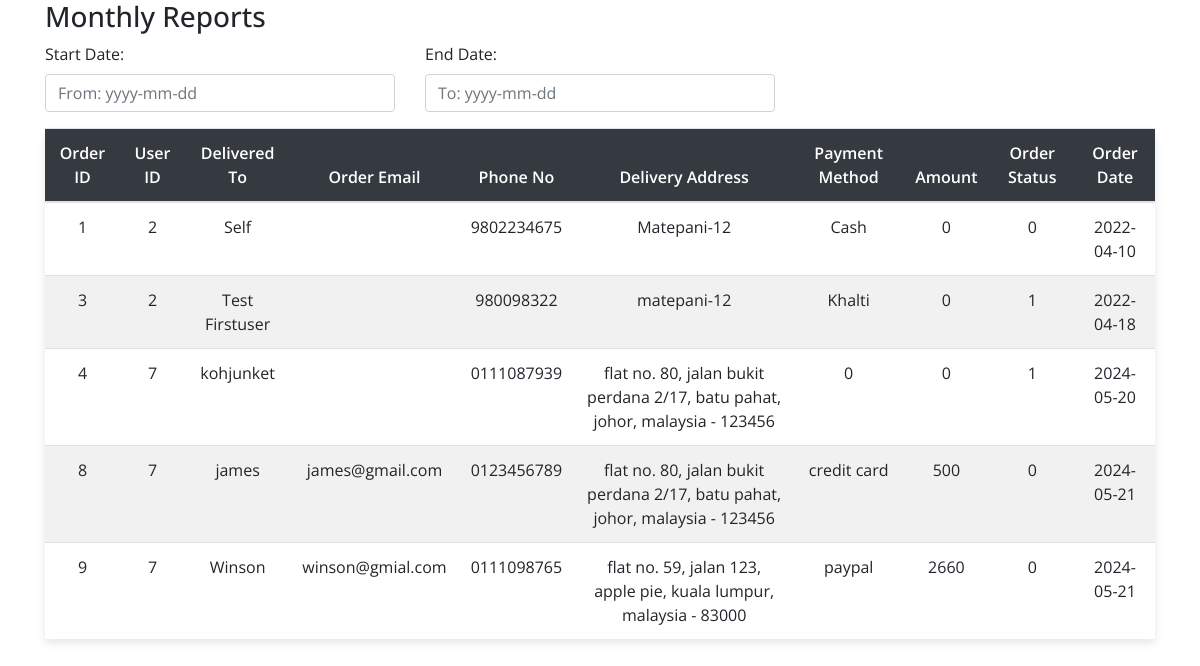
/adminView/viewReports.php, run on an earlier commit of the app's database.
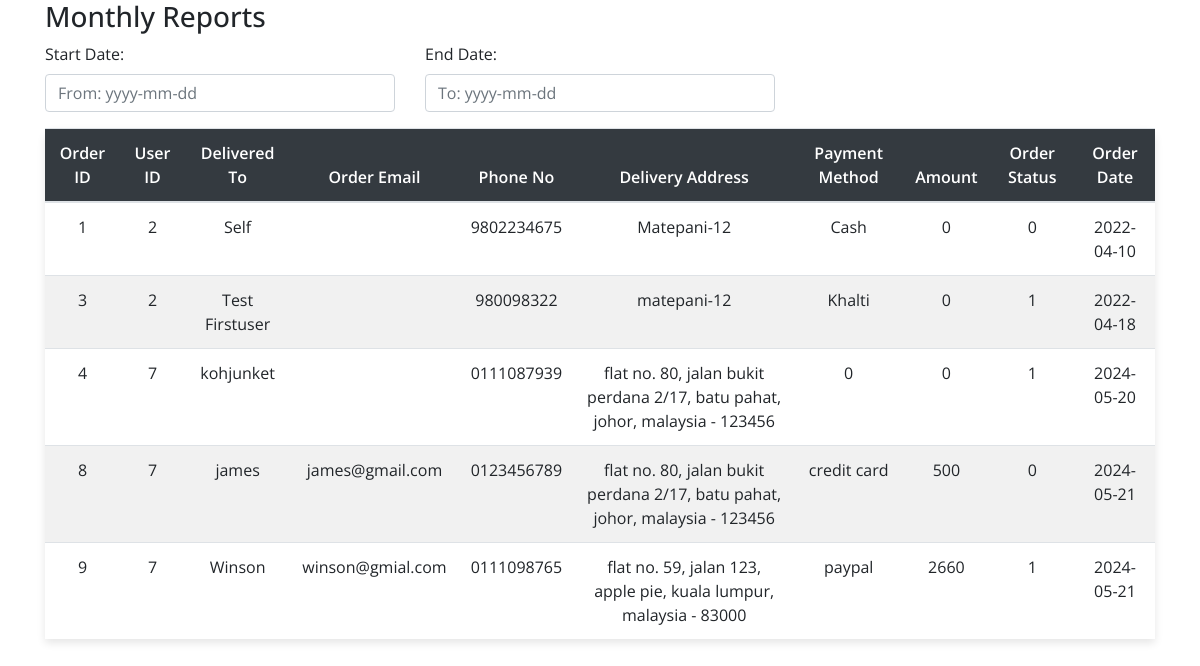
And on a later commit of the database.
### tables this page shows
CREATE TABLE `orders` (
  `order_id` int(11) NOT NULL,
  `user_id` int(11) NOT NULL,
  `delivered_to` varchar(150) NOT NULL,
  `order_email` varchar(255) NOT NULL,
  `phone_no` varchar(10) NOT NULL,
  `deliver_address` varchar(255) NOT NULL,
  `pay_method` varchar(50) NOT NULL,
  `amount` int(100) NOT NULL,
  `pay_status` int(11) NOT NULL,
  `order_status` int(11) NOT NULL DEFAULT 0,
  `order_date` date NOT NULL DEFAULT current_timestamp()
);

### adminView/viewReports.php (the view, shortened to what this page needs)
<!DOCTYPE html>
<html lang="en">
<head>
    <link rel="stylesheet" href="https://cdn.jsdelivr.net/npm/bootstrap@4.0.0/dist/css/bootstrap.min.css">
    <link rel="stylesheet" href="https://cdnjs.cloudflare.com/ajax/libs/font-awesome/4.7.0/css/font-awesome.min.css">
    <link rel="stylesheet" href="../assets/css/style.css">
    <link rel="stylesheet" href="https://cdn.datatables.net/1.11.3/css/jquery.dataTables.min.css">
    <link rel="stylesheet" href="https://cdn.datatables.net/datetime/1.1.0/css/dataTables.dateTime.min.css">
    <link rel="stylesheet" href="https://cdn.datatables.net/buttons/2.1.1/css/buttons.dataTables.min.css">
</head>
<body>
    <?php
    include_once "../config/dbconnect.php";
    ?>
    <div class="container">
        <h3>Monthly Reports</h3>
        <div class="row mb-3">
            <div class="col-md-4">
                <label for="min-date">Start Date:</label>
                <input type="text" id="min-date" class="form-control date-range-filter" placeholder="From: yyyy-mm-dd">
            </div>
            <div class="col-md-4">
                <label for="max-date">End Date:</label>
                <input type="text" id="max-date" class="form-control date-range-filter" placeholder="To: yyyy-mm-dd">
            </div>
        </div>
        <table class="table" id="reportTable">
            <thead>
                <tr>
                    <th class="text-center">Order ID</th>
                    <th class="text-center">User ID</th>
                    <th class="text-center">Delivered To</th>
                    <th class="text-center">Order Email</th>
                    <th class="text-center">Phone No</th>
                    <th class="text-center">Delivery Address</th>
                    <th class="text-center">Payment Method</th>
                    <th class="text-center">Amount</th>
                    <th class="text-center">Order Status</th>
                    <th class="text-center">Order Date</th>
                </tr>
            </thead>
            <tbody>
                <?php
                    $sql = "SELECT order_id, user_id, delivered_to, order_email, phone_no, deliver_address, pay_method, amount, pay_status, order_status, order_date FROM orders";
                    $result = $conn->query($sql);
                    if ($result->num_rows > 0) {
                        while ($row = $result->fetch_assoc()) {
                            echo "<tr>";
                            echo "<td class='text-center'>{$row['order_id']}</td>";
                            echo "<td class='text-center'>{$row['user_id']}</td>";
                            echo "<td class='text-center'>{$row['delivered_to']}</td>";
                            echo "<td class='text-center'>{$row['order_email']}</td>";
                            echo "<td class='text-center'>{$row['phone_no']}</td>";
                            echo "<td class='text-center'>{$row['deliver_address']}</td>";
                            echo "<td class='text-center'>{$row['pay_method']}</td>";
                            echo "<td class='text-center'>{$row['amount']}</td>";
                            echo "<td class='text-center'>{$row['order_status']}</td>";
                            echo "<td class='text-center'>{$row['order_date']}</td>";
                            echo "</tr>";
                        }
                    } else {
                        echo "<tr><td colspan='12' class='text-center'>No reports found</td></tr>";
                    }
                ?>
            </tbody>
        </table>
    </div>
</body>
</html>

### assets/css/style.css (style rules this page uses)
* { margin: 0; padding: 0; font-family: 'Open Sans', sans-serif; font-size: 16px; }
table { width: 100%; border-collapse: collapse; border-spacing: 0; box-shadow: 0 4px 8px rgba(0, 0, 0, .1); border-radius: 10px 10px 0 0; margin-bottom: 50px; }
td, th { padding: 12px 15px; text-align: center; }
th { background-color: #343a40; color: #ffffff; font-weight: 600; }
tr { width: 100%; background-color: #ffffff; }
tr:nth-child(even) { background-color: #f1f1f1; }

What changed in the data, as far as the page shows it:
changed orders "Winson": order_status "0" → "1"
